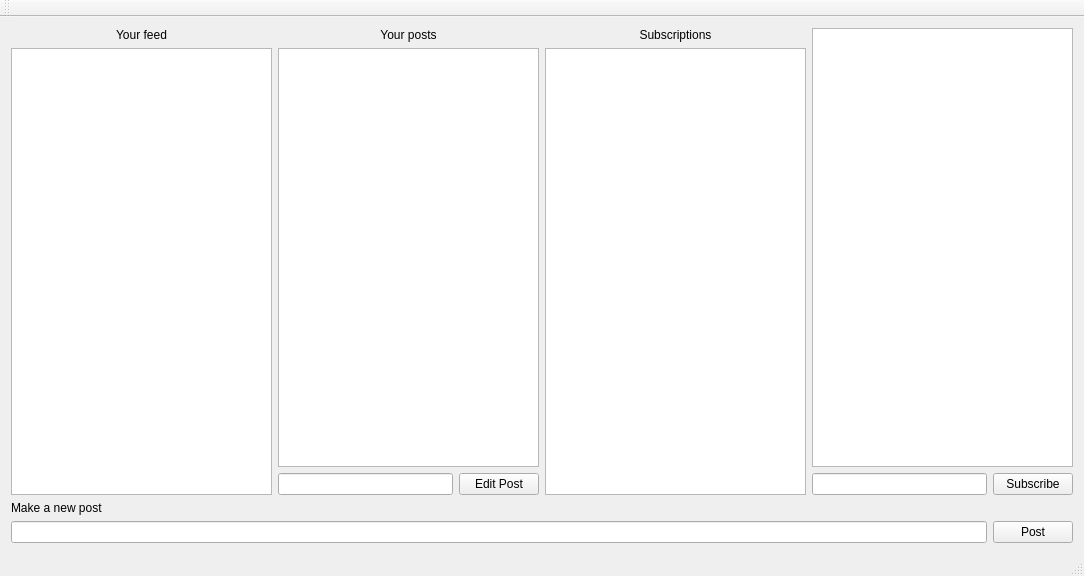
<?xml version="1.0" encoding="UTF-8"?>
<ui version="4.0">
 <class>SocialNetworkClass</class>
 <widget class="QMainWindow" name="SocialNetworkClass">
  <property name="geometry">
   <rect>
    <x>0</x>
    <y>0</y>
    <width>1084</width>
    <height>576</height>
   </rect>
  </property>
  <property name="windowTitle">
   <string>SocialNetwork</string>
  </property>
  <widget class="QWidget" name="centralWidget">
   <layout class="QVBoxLayout" name="verticalLayout_7">
    <item>
     <layout class="QVBoxLayout" name="verticalLayout_6">
      <item>
       <layout class="QHBoxLayout" name="horizontalLayout_2">
        <item>
         <layout class="QVBoxLayout" name="verticalLayout_4">
          <item>
           <widget class="QLabel" name="label">
            <property name="text">
             <string>&lt;html&gt;&lt;head/&gt;&lt;body&gt;&lt;p align=&quot;center&quot;&gt;Your feed&lt;/p&gt;&lt;/body&gt;&lt;/html&gt;</string>
            </property>
           </widget>
          </item>
          <item>
           <widget class="QListWidget" name="feedList"/>
          </item>
         </layout>
        </item>
        <item>
         <layout class="QVBoxLayout" name="verticalLayout_3">
          <item>
           <widget class="QLabel" name="label_2">
            <property name="text">
             <string>&lt;html&gt;&lt;head/&gt;&lt;body&gt;&lt;p align=&quot;center&quot;&gt;Your posts&lt;/p&gt;&lt;/body&gt;&lt;/html&gt;</string>
            </property>
           </widget>
          </item>
          <item>
           <widget class="QListWidget" name="userPostsList"/>
          </item>
          <item>
           <layout class="QHBoxLayout" name="horizontalLayout_3">
            <item>
             <widget class="QLineEdit" name="inputEdit"/>
            </item>
            <item>
             <widget class="QPushButton" name="editPostButton">
              <property name="text">
               <string>Edit Post</string>
              </property>
             </widget>
            </item>
           </layout>
          </item>
         </layout>
        </item>
        <item>
         <layout class="QVBoxLayout" name="verticalLayout_2">
          <item>
           <widget class="QLabel" name="label_3">
            <property name="text">
             <string>&lt;html&gt;&lt;head/&gt;&lt;body&gt;&lt;p align=&quot;center&quot;&gt;Subscriptions&lt;/p&gt;&lt;/body&gt;&lt;/html&gt;</string>
            </property>
           </widget>
          </item>
          <item>
           <widget class="QListWidget" name="subscribedTopics">
            <property name="minimumSize">
             <size>
              <width>71</width>
              <height>0</height>
             </size>
            </property>
           </widget>
          </item>
         </layout>
        </item>
        <item>
         <layout class="QVBoxLayout" name="verticalLayout">
          <item>
           <widget class="QListWidget" name="unsubscribedTopics">
            <property name="minimumSize">
             <size>
              <width>71</width>
              <height>0</height>
             </size>
            </property>
           </widget>
          </item>
          <item>
           <layout class="QHBoxLayout" name="horizontalLayout_4">
            <item>
             <widget class="QLineEdit" name="inputSearchUnsub"/>
            </item>
            <item>
             <widget class="QPushButton" name="subscribeButton">
              <property name="text">
               <string>Subscribe</string>
              </property>
             </widget>
            </item>
           </layout>
          </item>
         </layout>
        </item>
       </layout>
      </item>
      <item>
       <layout class="QVBoxLayout" name="verticalLayout_5">
        <item>
         <widget class="QLabel" name="label_4">
          <property name="text">
           <string>Make a new post</string>
          </property>
         </widget>
        </item>
        <item>
         <layout class="QHBoxLayout" name="horizontalLayout">
          <item>
           <widget class="QLineEdit" name="inputPostText"/>
          </item>
          <item>
           <widget class="QPushButton" name="postButton">
            <property name="text">
             <string>Post</string>
            </property>
           </widget>
          </item>
         </layout>
        </item>
       </layout>
      </item>
     </layout>
    </item>
   </layout>
  </widget>
  <widget class="QMenuBar" name="menuBar">
   <property name="geometry">
    <rect>
     <x>0</x>
     <y>0</y>
     <width>1084</width>
     <height>22</height>
    </rect>
   </property>
  </widget>
  <widget class="QToolBar" name="mainToolBar">
   <attribute name="toolBarArea">
    <enum>TopToolBarArea</enum>
   </attribute>
   <attribute name="toolBarBreak">
    <bool>false</bool>
   </attribute>
  </widget>
  <widget class="QStatusBar" name="statusBar"/>
 </widget>
 <layoutdefault spacing="6" margin="11"/>
 <resources>
  <include location="SocialNetwork.qrc"/>
 </resources>
 <connections>
  <connection>
   <sender>inputSearchUnsub</sender>
   <signal>textChanged(QString)</signal>
   <receiver>SocialNetworkClass</receiver>
   <slot>search()</slot>
   <hints>
    <hint type="sourcelabel">
     <x>919</x>
     <y>470</y>
    </hint>
    <hint type="destinationlabel">
     <x>879</x>
     <y>622</y>
    </hint>
   </hints>
  </connection>
  <connection>
   <sender>subscribeButton</sender>
   <signal>clicked()</signal>
   <receiver>SocialNetworkClass</receiver>
   <slot>subscribe()</slot>
   <hints>
    <hint type="sourcelabel">
     <x>1032</x>
     <y>474</y>
    </hint>
    <hint type="destinationlabel">
     <x>1118</x>
     <y>472</y>
    </hint>
   </hints>
  </connection>
  <connection>
   <sender>postButton</sender>
   <signal>clicked()</signal>
   <receiver>SocialNetworkClass</receiver>
   <slot>makePost()</slot>
   <hints>
    <hint type="sourcelabel">
     <x>1064</x>
     <y>531</y>
    </hint>
    <hint type="destinationlabel">
     <x>1105</x>
     <y>532</y>
    </hint>
   </hints>
  </connection>
  <connection>
   <sender>editPostButton</sender>
   <signal>clicked()</signal>
   <receiver>SocialNetworkClass</receiver>
   <slot>editPost()</slot>
   <hints>
    <hint type="sourcelabel">
     <x>514</x>
     <y>481</y>
    </hint>
    <hint type="destinationlabel">
     <x>482</x>
     <y>609</y>
    </hint>
   </hints>
  </connection>
  <connection>
   <sender>userPostsList</sender>
   <signal>clicked(QModelIndex)</signal>
   <receiver>SocialNetworkClass</receiver>
   <slot>showPost()</slot>
   <hints>
    <hint type="sourcelabel">
     <x>323</x>
     <y>100</y>
    </hint>
    <hint type="destinationlabel">
     <x>332</x>
     <y>-24</y>
    </hint>
   </hints>
  </connection>
 </connections>
 <slots>
  <slot>search()</slot>
  <slot>subscribe()</slot>
  <slot>makePost()</slot>
  <slot>editPost()</slot>
  <slot>showPost()</slot>
 </slots>
</ui>
